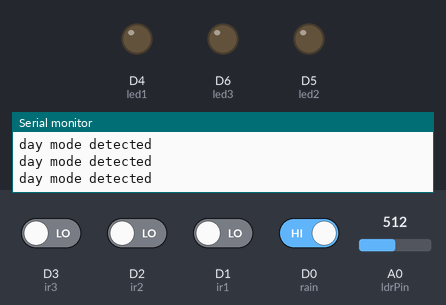
The sketch below on a simulated ESP8266 (NodeMCU). Parts: output pins drawn as LEDs (lit = HIGH), the last lines printed to the serial monitor. Inputs (shaded band) come from the test bench; at power-on: D0 (rain) HIGH, D1 (ir1), D2 (ir2), D3 (ir3) LOW, A0 (ldrPin) = 512. WiFi joins after 1.5 s; servers stay silent unless stated.

Above: at 8.0 s.
8.1 s: A0 (ldrPin) set to 786
9.6 s: A0 (ldrPin) set to 813
At 10.4 s:
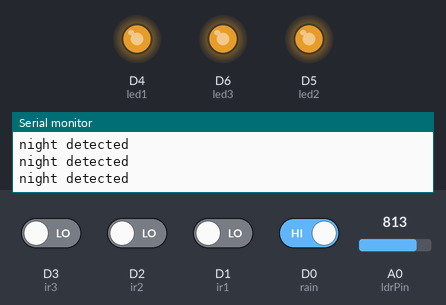
11.1 s: D0 (rain) driven LOW
At 12.3 s:
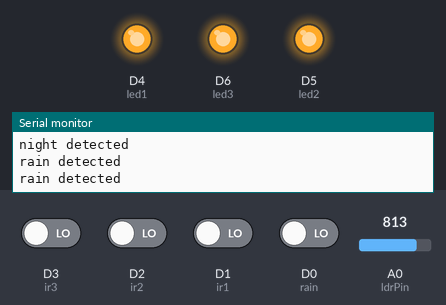
13.3 s: D3 (ir3) driven HIGH and D0 (rain) driven HIGH
At 14.3 s:
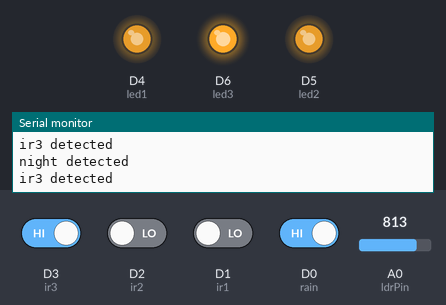
15.5 s: D2 (ir2) driven HIGH
At 16.1 s:
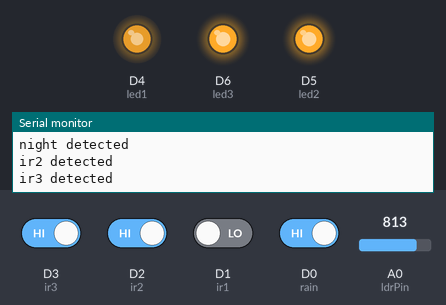
17.0 s: D3 (ir3) driven LOW
At 17.9 s:
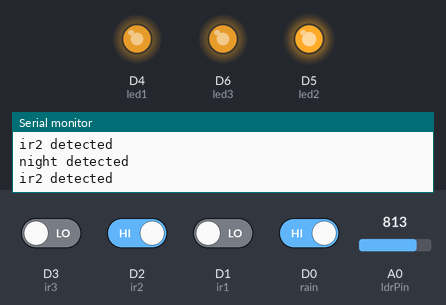
Timing chart, 0 to 19.5 s (numbered marks = the images above; inputs shaded):
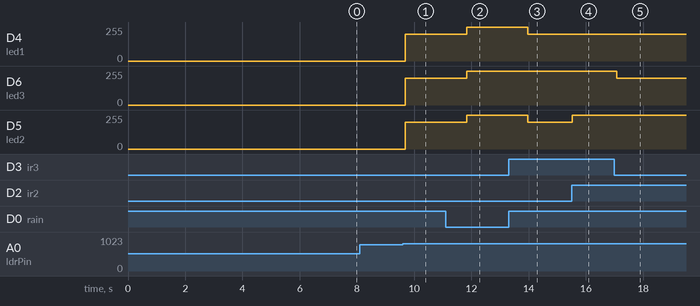

The sketch:

energy_efficient_outdoor_light_monitoring_blynk_mvsr.ino
```cpp
/* Comment this out to disable prints and save space */
#define BLYNK_PRINT Serial
#include <ESP8266WiFi.h>
#include <BlynkSimpleEsp8266.h>

// You should get Auth Token in the Blynk App.
// Go to the Project Settings (nut icon).
char auth[] = "82c2dbf81959476084f87be8c9c82fa6";

// Your WiFi credentials.
// Set password to "" for open networks.
char ssid[] = "project12";
char pass[] = "project123456";

int ldr = 0;
String light = "D";
String S1= "1";
String S2 = "1";
String S3 = "1";

#define ir1 D1
#define ir2 D2
#define ir3 D3
#define rain D0
#define ldrPin A0
#define led1 D4
#define led2 D5
#define led3 D6

WidgetLCD lcd(V0);


void setup()
{
  // Debug console
  Serial.begin(9400);


pinMode(led1,OUTPUT);
pinMode(led2,OUTPUT);
pinMode(led3,OUTPUT);
pinMode(rain,INPUT);
pinMode(ldr,INPUT);
pinMode(ir1,INPUT);
pinMode(ir2,INPUT);
pinMode(ir3,INPUT);

  Blynk.begin(auth, ssid, pass);
  // You can also specify server:
  //Blynk.begin(auth, ssid, pass, "blynk-cloud.com", 80);
  //Blynk.begin(auth, ssid, pass, IPAddress(192,168,1,100), 8080);

Blynk.notify("kit started");
delay(1000);

lcd.clear ();
lcd.print(0,0,"ENERGY EFFICIENT    ");
lcd.print(0,1,"OUTDOOR LIGHT");
delay(2000);
lcd.clear ();
lcd.print(0,0,"MONITORING SYSTEM  ");
lcd.print(0,1,"                       ");
delay(2000);

}

void loop()
{
  Blynk.run();

ldr = analogRead(ldrPin);
delay(10);

if (digitalRead(rain)==LOW)
{
  Serial.println("rain detected");
  Blynk.notify("RAIN DETECTED\nALL LIGHTS ON"); delay(500);
  lcd.clear ();
lcd.print(0,0,"RAIN DETECTED");
lcd.print(0,1,"OUTDOOR LIGHT");
delay(200);

  digitalWrite(led1,HIGH);
  digitalWrite(led2,HIGH);
  digitalWrite(led3,HIGH);
}
else
{
  if (ldr > 800)
  {
    light = "N";
    Serial.println("night detected");
    if (digitalRead(ir1)==HIGH)
    {
      S1 = "1";
      Serial.println("ir1 detected");
      digitalWrite(led1,HIGH);
    }
    else
    {
      S1 = "0";
      analogWrite(led1,200);
    }
  if (digitalRead(ir2)==HIGH)
    {
      S2 = "1";
      Serial.println("ir2 detected");
      digitalWrite(led2,HIGH);
    }
    else
    {
      S2 = "0";
      analogWrite(led2,200);
    }
  if (digitalRead(ir3)==HIGH)
    {
      S3 = "1";
      Serial.println("ir3 detected");
      digitalWrite(led3,HIGH);
    }
    else
    {
      S3 = "0";
      analogWrite(led3,200);
    }
  }//if night
  else
  {
    light  = "D";
    Serial.println("day mode detected");
    digitalWrite(led1,LOW);
    digitalWrite(led2,LOW);
    digitalWrite(led3,LOW);
  }
  //lcd.clear ();
  lcd.print(0,0,"L:"+light);
  lcd.print(8,0,"IR1:"+S1);

  lcd.print(0,1,"IR2:"+S2);
  lcd.print(8,1,"IR3:"+S3);
  delay(100);

}// if no rain
}//loop
```

Measured:
- the behaviour switches between 800 and 801 on A0 (ldrPin) (found by bisection; images 0 and 1)
- after the input at 9.6 s, D4 (led1), D6 (led3), D5 (led2): 0/255 → 200/255 after 0.09 s
- after the input at 11.1 s, D4 (led1), D6 (led3), D5 (led2): 200/255 → 255/255 after 0.73 s
- after the input at 13.3 s, D4 (led1), D5 (led2): 255/255 → 200/255 after 0.67 s
- after the input at 15.5 s, D5 (led2): 200/255 → 255/255 at once
- after the input at 17.0 s, D6 (led3): 255/255 → 200/255 after 0.08 s
